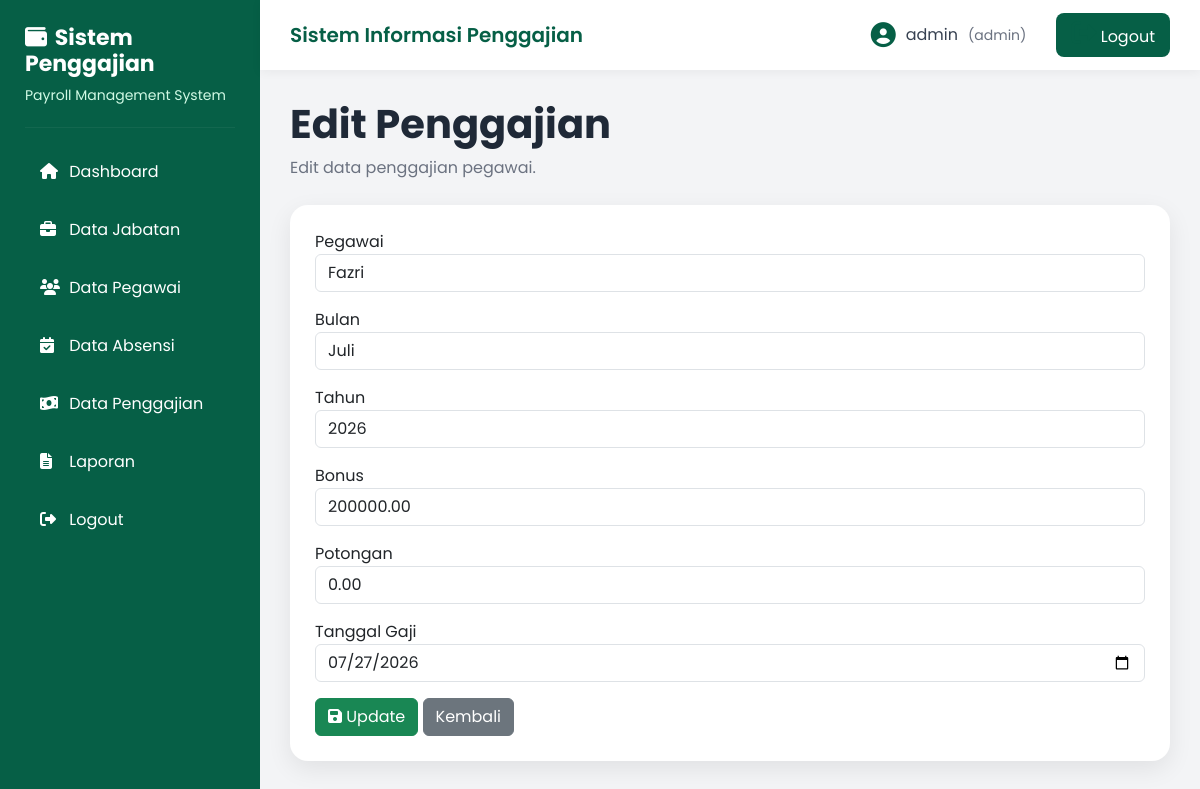
Page /admin/penggajian/edit.php?id=5 (signed in) on the committed database.
### tables this page shows
CREATE TABLE `penggajian` (
  `id_gaji` int(11) NOT NULL,
  `id_pegawai` int(11) NOT NULL,
  `id_absensi` int(11) NOT NULL,
  `bulan` varchar(20) NOT NULL,
  `tahun` year(4) NOT NULL,
  `bonus` decimal(12,2) DEFAULT 0.00,
  `potongan` decimal(12,2) DEFAULT 0.00,
  `total_gaji` decimal(12,2) NOT NULL,
  `tanggal_gaji` date NOT NULL
);

CREATE TABLE `pegawai` (
  `id_pegawai` int(11) NOT NULL,
  `nip` varchar(20) NOT NULL,
  `nama_pegawai` varchar(100) NOT NULL,
  `alamat` text NOT NULL,
  `no_hp` varchar(15) DEFAULT NULL,
  `tanggal_masuk` date NOT NULL,
  `id_jabatan` int(11) NOT NULL,
  `status_pernikahan` enum('Single','Menikah') NOT NULL DEFAULT 'Single'
);

### admin/penggajian/edit.php (the view, shortened to what this page needs)
<?php
include '../../config/koneksi.php';
$id = $_GET['id'];
$query = mysqli_query($koneksi,"
SELECT
penggajian.*,
pegawai.nama_pegawai
FROM penggajian
JOIN pegawai
ON penggajian.id_pegawai = pegawai.id_pegawai
WHERE id_gaji='$id'
");
$data = mysqli_fetch_assoc($query);
include '../../template/header.php';
include '../../template/sidebar.php';
include '../../template/navbar.php';
?>
<div class="content">
<div class="page-title">
<h2>Edit Penggajian</h2>
<p>Edit data penggajian pegawai.</p>
</div>
<div class="card-custom">
<form action="proses_edit.php" method="POST">
<div class="mb-3">
<label>Pegawai</label>
<input
type="text"
class="form-control"
value="<?= $data['nama_pegawai']; ?>"
readonly>
</div>
<div class="mb-3">
<label>Bulan</label>
<input
type="text"
name="bulan"
class="form-control"
value="<?= $data['bulan']; ?>">
</div>
<div class="mb-3">
<label>Tahun</label>
<input
type="number"
name="tahun"
class="form-control"
value="<?= $data['tahun']; ?>">
</div>
<div class="mb-3">
<label>Bonus</label>
<input
type="number"
name="bonus"
class="form-control"
value="<?= $data['bonus']; ?>">
</div>
<div class="mb-3">
<label>Potongan</label>
<input
type="number"
name="potongan"
class="form-control"
value="<?= $data['potongan']; ?>">
</div>
<div class="mb-3">
<label>Tanggal Gaji</label>
<input
type="date"
name="tanggal_gaji"
class="form-control"
value="<?= $data['tanggal_gaji']; ?>">
</div>
<button
type="submit"
class="btn btn-success">
<i class="fas fa-save"></i>
Update
</button>
<a href="index.php"
class="btn btn-secondary">
Kembali
</a>
</form>
</div>
</div>
<?php
include '../../template/footer.php';
?>

### assets/css/style.css (style rules this page uses)
* { margin:0; padding:0; box-sizing:border-box; font-family:'Poppins',sans-serif; }
body { background:#F3F4F6; }
.content { margin-left:260px; padding:30px; }
.page-title { margin-bottom:25px; }
.page-title h2 { font-size:40px; font-weight:700; color:#1F2937; margin-bottom:8px; }
.page-title p { color:#6B7280; font-size:16px; }
.card-custom { background:#fff; border-radius:18px; padding:25px; box-shadow:0 8px 25px rgba(0,0,0,.08); }

### rows in the picture
penggajian: id_pegawai.nama_pegawai "Fazri", bulan "Juli", tahun "2026", bonus "200000.00", potongan "0.00", tanggal_gaji "07/27/2026"

### other values in the picture
$_SESSION['username'] "admin"
$_SESSION['role'] "admin"
